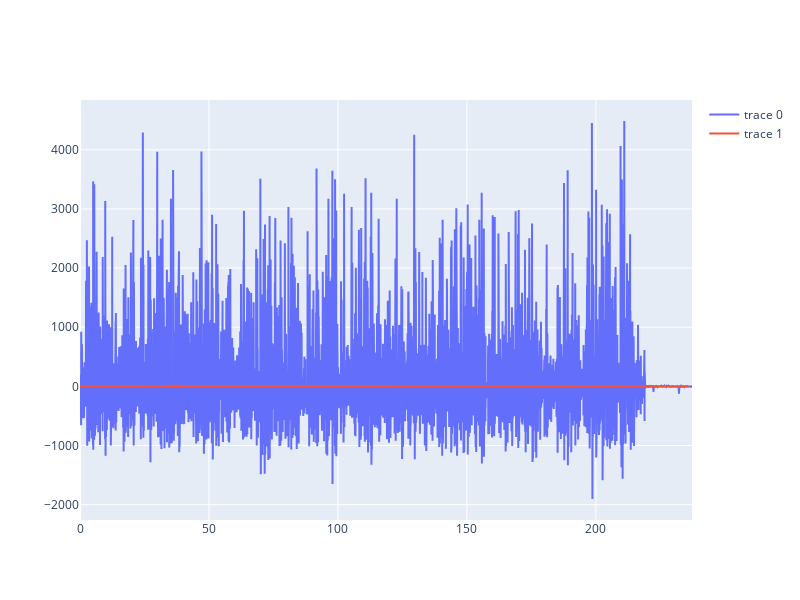

This figure's notebook cell:
### Code cell
dict = {
    'cutoff' : 20,
    'order' : 10,
    'rate' : 200
}
#fig = make_subplots(specs=[[{"secondary_y": True}]])
fig=go.Figure()
#fig=px.scatter(x=df.rearWheel, y=df.rearVelocity, text=df.time)
fig.add_trace(go.Scatter(x=df.time, y=df.forkVelocity))
fig.add_trace(go.Scatter(x=frame.elapsed_time, y=frame.speed, yaxis="y1"))
fig.update_layout(
#     # title=f"Frequency analysis ",
#     # xaxis_title="Frequency (Hz)",
#     # yaxis_title="Acceleration (g^2/Hz)",
    width=800, height=600
    )
# fig.update_layout(
#     yaxis1=dict(
#         title="Position",
#         anchor="free",
#         overlaying="y",
#         side="right",
#         position=0.05
#     ))
fig.update_traces(
    marker_size=2
    ) 
fig.show()

### Figure 1 — Plotly figure (JSON) as saved in the notebook; plotly's stock layout.template omitted (floating-point values rounded to 4 significant figures; data arrays with more than 128 entries replaced by an {"elided": "..."} marker saying what was removed)
{"data": [{"marker": {"size": 2}, "type": "scatter", "x": {"elided": "47456 float values"}, "y": {"elided": "47456 float values"}}, {"marker": {"size": 2}, "type": "scatter", "x": {"elided": "304 float values"}, "y": {"elided": "304 float values"}, "yaxis": "y"}], "layout": {"height": 600, "width": 800}}
